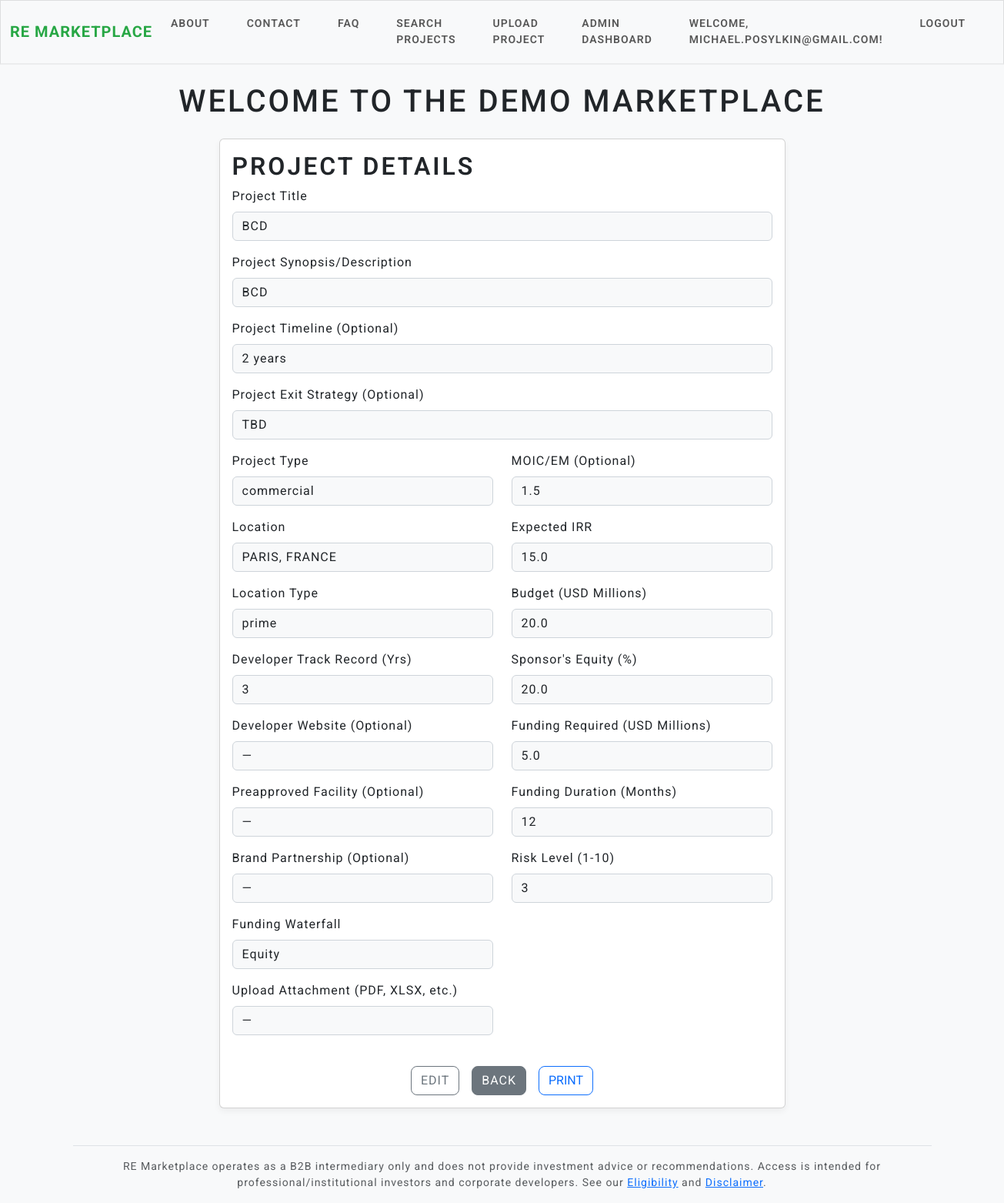
/projects/2 (signed in), run on the app's committed database.
### models.py (models this page shows, shortened)
class User(UserMixin, db.Model):  # UserMixin adds login features
    id = db.Column(db.Integer, primary_key=True)
    email = db.Column(db.String(150), unique=True, nullable=False)
    password_hash = db.Column(db.String(150), nullable=False)
    role = db.Column(db.String(20), default='developer')  # 'developer' or 'investor'
    company_name = db.Column(db.String(150), nullable=True)
    position_in_company = db.Column(db.String(50), nullable=True)
    company_website = db.Column(db.String(255), nullable=True)
    company_address = db.Column(db.String(300), nullable=True)
    phone = db.Column(db.String(30), nullable=True)
    first_name = db.Column(db.String(100), nullable=True)
    surname = db.Column(db.String(100), nullable=True)
    aum = db.Column(db.Float, nullable=True)  # in millions or your preferred unit
    projects = db.relationship('Project', backref='owner', lazy=True)

class Project(db.Model):
    id = db.Column(db.Integer, primary_key=True)
    title = db.Column(db.String(200), nullable=False)
    description = db.Column(db.Text, nullable=False)
    project_type = db.Column(db.String(50), default='commercial')  # e.g., 'residential', 'commercial'
    budget = db.Column(db.Float, nullable=False)
    funding = db.Column(db.Float, nullable=False)
    duration = db.Column(db.Integer, nullable=True)
    irr = db.Column(db.Float, nullable=False)
    location = db.Column(db.String(100), nullable=False)
    risk_level = db.Column(db.Integer, default=5)  # 1-10 scale
    secured = db.Column(db.String(50), default='mezz')
    attachment_path = db.Column(db.String(300))
    timeline = db.Column(db.String(200), nullable=True)
    exit_strategy = db.Column(db.String(200), nullable=True)
    developer_tr = db.Column(db.String(200), nullable=True)
    website = db.Column(db.String(200), nullable=True)
    preapproved_facility = db.Column(db.String(100), nullable=True)
    brand_partnership = db.Column(db.String(100), nullable=True)
    MOIC_EM = db.Column(db.Float, nullable=True)
    sponsor_equity = db.Column(db.Float, nullable=False)
    location_type = db.Column(db.String(50), default='prime') # e.g., 'prime', 'non-prime'
    user_id = db.Column(db.Integer, db.ForeignKey('user.id'), nullable=False)  # New: Links to user

### app.py (the view)
@app.route("/projects/<int:project_id>")
@login_required
def project_detail(project_id):
    project = Project.query.get_or_404(project_id)
    form = ProjectForm(obj=project)  # prefill with existing values
    return render_template("upload.html", form=form, project=project, view_mode=True)

### app.py (called while the page is built)
@login_manager.user_loader
def load_user(user_id):
    return User.query.get(int(user_id))

### templates/upload.html (shortened to what this page needs)
{% extends "base.html" %}
{% block content %}
<div class="row justify-content-center">
  <div class="col-md-8">
    <div class="card">
      <div class="card-body">
        <h2 class="card-title">
          {% if view_mode %}
            Project Details
          {% elif edit_mode %}
            Edit Project
          {% else %}
            Upload Project Synopsis
          {% endif %}
        </h2>
        <div class="mb-3">
          {{ form.title.label(class="form-label") }}
          {% if view_mode %}
            <div class="form-control-plaintext">{{ project.title }}</div>
          {% else %}
            {{ form.title(class="form-control") }}
          {% endif %}
        </div>
        <div class="mb-3">
          {{ form.description.label(class="form-label") }}
          {% if view_mode %}
            <div class="form-control-plaintext">{{ project.description }}</div>
          {% else %}
            {{ form.description(class="form-control", rows=4) }}
          {% endif %}
        </div>
        <div class="mb-3">
          {{ form.timeline.label(class="form-label") }}
          {% if view_mode %}
            <div class="form-control-plaintext">{{ project.timeline or '—' }}</div>
          {% else %}
            {{ form.timeline(class="form-control", rows=2) }}
          {% endif %}
        </div>
        <div class="mb-3">
          {{ form.exit_strategy.label(class="form-label") }}
          {% if view_mode %}
            <div class="form-control-plaintext">{{ project.exit_strategy or '—' }}</div>
          {% else %}
            {{ form.exit_strategy(class="form-control", rows=2) }}
          {% endif %}
        </div>
        <div class="row">
          <div class="col-md-6">
            <div class="mb-3">
              {{ form.project_type.label(class="form-label") }}
              {% if view_mode %}
                <div class="form-control-plaintext">{{ project.project_type }}</div>
              {% else %}
                {{ form.project_type(class="form-select") }}
              {% endif %}
            </div>
            <div class="mb-3">
              {{ form.location.label(class="form-label") }}
              {% if view_mode %}
                <div class="form-control-plaintext">{{ project.location }}</div>
              {% else %}
                {{ form.location(class="form-control") }}
              {% endif %}
            </div>
             <div class="mb-3">
               {{ form.location_type.label(class="form-label") }}
               {% if view_mode %}
                 <div class="form-control-plaintext">{{ project.location_type }}</div>
               {% else %}
                 {{ form.location_type(class="form-control") }}
               {% endif %}
             </div>
            <div class="mb-3">
              {{ form.developer_tr.label(class="form-label") }}
              {% if view_mode %}
                <div class="form-control-plaintext">{{ project.developer_tr or '—' }}</div>
              {% else %}
                {{ form.developer_tr(class="form-control") }}
              {% endif %}
            </div>
            <div class="mb-3">
              {{ form.website.label(class="form-label") }}
              {% if view_mode %}
                {% if project.website %}
                  <a href="{{ project.website }}" target="_blank">{{ project.website }}</a>
                {% else %}
                  <div class="form-control-plaintext">—</div>
                {% endif %}
              {% else %}
                {{ form.website(class="form-control") }}
              {% endif %}
            </div>
            <div class="mb-3">
              {{ form.preapproved_facility.label(class="form-label") }}
              {% if view_mode %}
                <div class="form-control-plaintext">{{ project.preapproved_facility or '—' }}</div>
              {% else %}
                {{ form.preapproved_facility(class="form-control") }}
              {% endif %}
            </div>
            <div class="mb-3">
              {{ form.brand_partnership.label(class="form-label") }}
              {% if view_mode %}
                <div class="form-control-plaintext">{{ project.brand_partnership or '—' }}</div>
              {% else %}
                {{ form.brand_partnership(class="form-control") }}
              {% endif %}
            </div>
            <div class="mb-3">
              {{ form.secured.label(class="form-label") }}
              {% if view_mode %}
                <div class="form-control-plaintext">{{ project.secured }}</div>
              {% else %}
                {{ form.secured(class="form-select") }}
              {% endif %}
            </div>
            <div class="mb-3">
              {{ form.attachment.label(class="form-label") }}
              {% if view_mode %}
                {% if project.attachment_path %}
                  <a href="{{ url_for('uploaded_file', filename=project.attachment_path) }}" class="btn btn-sm btn-outline-primary" target="_blank">Download Attachment</a>
                {% else %}
                  <div class="form-control-plaintext">—</div>
                {% endif %}
              {% else %}
                {{ form.attachment(class="form-control") }}
              {% endif %}
            </div>
          </div>
          <div class="col-md-6">
            {% for field in [form.MOIC_EM, form.irr, form.budget, form.sponsor_equity, form.funding, form.duration, form.risk_level] %}
              <div class="mb-3">
                {{ field.label(class="form-label") }}
                {% if view_mode %}
                  <div class="form-control-plaintext">
                    {{ project[field.name] if project[field.name] is defined else '—' }}
                  </div>
                {% else %}
                  {{ field(class="form-control") }}
                {% endif %}
              </div>
            {% endfor %}
          </div>
        </div>
        {% if view_mode %}
          <div class="d-flex justify-content-center gap-3 mt-4">
            {% if current_user.is_authenticated and (current_user.role == 'admin' or current_user.id == project.user_id) %}
              <a href="{{ url_for('edit_project', project_id=project.id) }}" class="btn btn-outline-secondary">
                 Edit
              </a>
            {% endif %}
            <a href="{{ url_for('search') }}" class="btn btn-secondary">
               Back
            </a>
            <button type="button" class="btn btn-outline-primary" onclick="window.print()">
               Print
            </button>
          </div>
        {% endif %}
      </div>
    </div>
  </div>
</div>
{% endblock %}

### templates/base.html (shortened to what this page needs)
<!DOCTYPE html>
<html lang="en">
<head>
    <link rel="stylesheet" href="https://cdn.jsdelivr.net/npm/bootswatch@5.3.0/dist/lux/bootstrap.min.css">
    <link href="https://cdn.jsdelivr.net/npm/select2@4.1.0-rc.0/dist/css/select2.min.css" rel="stylesheet">
    <link rel="stylesheet" href="{{ url_for('static', filename='style.css') }}">
    <link href="https://cdn.jsdelivr.net/npm/bootstrap@5.3.2/dist/css/bootstrap.min.css" rel="stylesheet">
    <link href="https://cdn.jsdelivr.net/npm/select2@4.1.0-rc.0/dist/css/select2.min.css" rel="stylesheet">
</head>
<body>
    <nav class="navbar navbar-expand-lg navbar-light bg-light">
        <div class="container-fluid">
            <a class="navbar-brand" href="{{ url_for('home') }}">RE Marketplace</a>
            <div class="collapse navbar-collapse" id="navbarNav">
                <ul class="navbar-nav me-auto">
                    <li class="nav-item"><a class="nav-link" href="{{ url_for('about') }}">About</a></li>
                    <li class="nav-item"><a class="nav-link" href="{{ url_for('contact') }}">Contact</a></li>
                    <li class="nav-item"><a class="nav-link" href="{{ url_for('faq') }}">FAQ</a></li>
                    {% if current_user.is_authenticated %}
                        <li class="nav-item"><a class="nav-link" href="{{ url_for('search') }}">Search Projects</a></li>
                    {% endif %}
                    {% if current_user.is_authenticated and current_user.role == 'developer' or current_user.role == 'admin' %}
                        <li class="nav-item"><a class="nav-link" href="{{ url_for('upload') }}">Upload Project</a></li>
                    {% endif %}
                    {% if current_user.is_authenticated and current_user.role == 'admin' %}
                      <li class="nav-item">
                        <a class="nav-link" href="{{ url_for('admin_dashboard') }}">Admin Dashboard</a>
                      </li>
                    {% endif %}
                </ul>
                <ul class="navbar-nav">
                    {% if current_user.is_authenticated %}
                        <li class="nav-item"><span class="nav-link">Welcome, {{ current_user.email }}!</span></li>
                        <li class="nav-item"><a class="nav-link" href="{{ url_for('logout') }}">Logout</a></li>
                    {% else %}
                        <li class="nav-item"><a class="nav-link" href="{{ url_for('login') }}">Login</a></li>
                        <li class="nav-item"><a class="nav-link" href="{{ url_for('register') }}">Register</a></li>
                    {% endif %}
                </ul>
            </div>
        </div>
    </nav>
    <div class="container mt-4">
        <h1 class="text-center mb-4">Welcome to the Demo Marketplace</h1>
        {% block content %}{% endblock %}
        <footer class="border-top mt-5 py-3 small text-center text-muted">
          RE Marketplace operates as a B2B intermediary only and does not provide investment advice or recommendations.
          Access is intended for professional/institutional investors and corporate developers.
          See our <a href="{{ url_for('eligibility') }}">Eligibility</a> and <a href="{{ url_for('disclaimer') }}">Disclaimer</a>.
        </footer>
    </div>
</body>
</html>

### static/style.css (style rules this page uses)
body { background-color: #f8f9fa; font-family: 'Inter', 'Segoe UI', sans-serif; }
.card { border-radius: 1rem; box-shadow: 0 4px 8px rgba(0,0,0,0.05); }
.card-body h2, .card-body h3 { font-weight: 600; }
.btn { border-radius: 8px !important; }
.navbar { border-bottom: 2px solid rgba(0,0,0,0.05); }

### templates/base.html (style rules this page uses)
body { font-family: 'Roboto', sans-serif; background-color: #f8f9fa; }
.navbar-brand { font-weight: 700; color: #28a745 !important; }
.form-control-plaintext { background-color: #f8f9fa; border: 1px solid #ced4da; border-radius: 0.375rem; padding: 0.375rem 0.75rem; }

### data on the page
User: email "MICHAEL.POSYLKIN@GMAIL.COM"
Project: title "BCD", description "BCD", timeline "2 years", exit_strategy "TBD", project_type "commercial", location "PARIS, FRANCE", location_type "prime", developer_tr "3", preapproved_facility "—", brand_partnership "—", secured "Equity", MOIC_EM "1.5" "15.0" "20.0" "20.0" "5.0" "12" "3"

### other printed values
{{ field.label(class="form-label") }} "MOIC/EM (Optional)" "Expected IRR" "Budget (USD Millions)" "Sponsor's Equity (%)" "Funding Required (USD Millions)" "Funding Duration (Months)" "Risk Level (1-10)"
